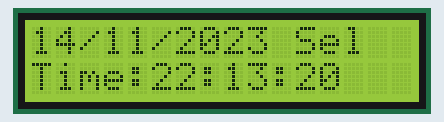
The sketch below on a simulated Arduino Uno, built with avr-gcc and run on an emulated ATmega328P. Parts: 16×2 character LCD. The local clock reads 2024-03-15 10:24:30 at power-on unless the sketch sets it.

Above: at 0.1 s.
At 5.1 s:
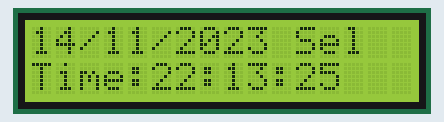
At 10.1 s:
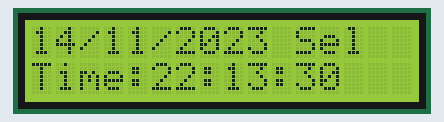
At 20.1 s:
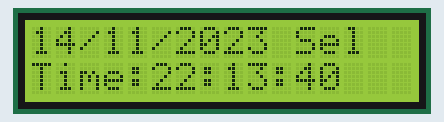
At 30.1 s:
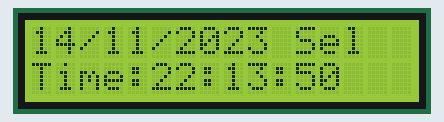
At 39.1 s:
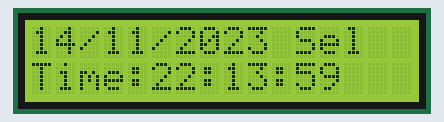

The sketch:

code.ino
```cpp
/* Program LCD Digital Clock DS1307 with Arduino Uno */
#include <Wire.h>
#include <LiquidCrystal.h>
#include "RTClib.h"

DateTime now;
//Delkarasi Array Hari
char daysOfTheWeek[7][12] = {"Min", "Sen", "Sel", "Rab", "Kam", "Jum", "Sab"};

RTC_DS3231 rtc; // Pemilihan Pin dan pendeklarasian variabel
LiquidCrystal lcd(7, 6, 5, 4, 3, 2);

void showDate(void);
void showTime(void);
void showDay(void);

void setup () { //Pengaturan Variabel
    Serial.begin(9600);
    lcd.begin(16, 2);
    Wire.begin();
    if (! rtc.begin())   {
        Serial.println("Couldn't find RTC Module");
        while (1);
    }

    if (rtc.lostPower()) {
        Serial.println("RTC lost power, lets set the time!");
        rtc.adjust(DateTime(F(__DATE__), F(__TIME__)));
    }
    rtc.adjust(DateTime(F(__DATE__), F(__TIME__)));
}

void loop () { //Perulangan Program
    now = rtc.now();
    showDate();
    showDay();
    showTime();
}

void showDate() {  //Deklarasi Penampilan Tanggal
    lcd.setCursor(0, 0);
    lcd.print(now.day());
    lcd.print('/');
    lcd.print(now.month());
    lcd.print('/');
    lcd.print(now.year());
}

void showDay() {  //Deklarasi Penampilan Hari
    lcd.setCursor(11, 0);
    lcd.print(daysOfTheWeek[now.dayOfTheWeek()]);
}

void showTime() {  //Deklarasi Penampilan Waktu
    lcd.setCursor(0, 1);
    lcd.print("Time:");
    lcd.print(now.hour());
    lcd.print(':');
    lcd.print(now.minute());
    lcd.print(':');
    lcd.print(now.second());
    lcd.print("    ");
    }
```

Measured:
- what the display in image 1 shows lasts 1.0 s, from 5.0 s to 6.0 s
